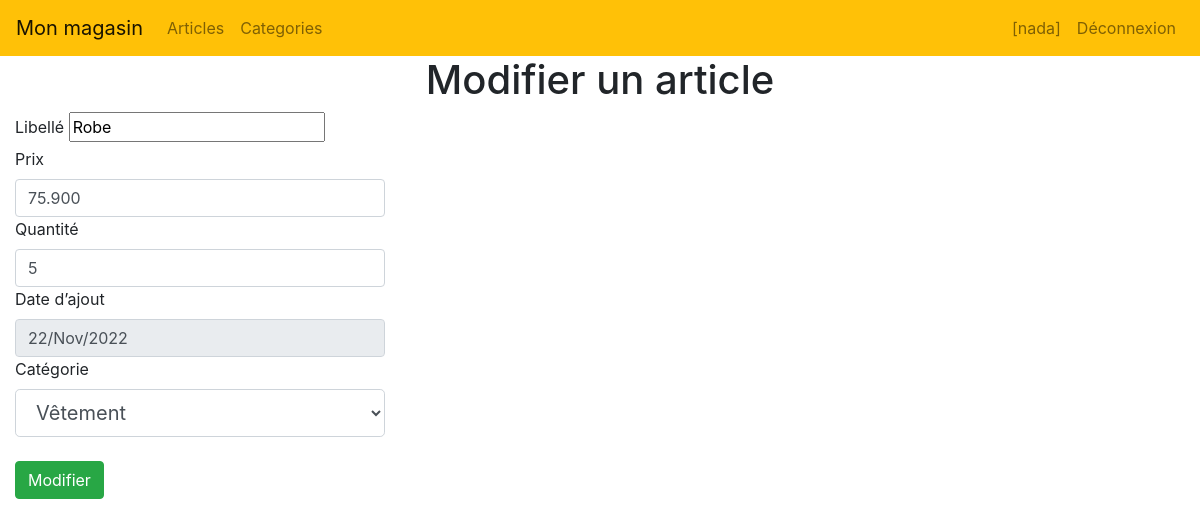
The page /magasin/articles/update_art/1 (signed in) on the database its author committed.
### magasin/models.py (models this page shows, shortened)
class Article(models.Model) :
    libelle = models.CharField(max_length=25)
    prix = models.FloatField()
    qte = models.IntegerField()
    dateAjout = models.DateField()
    categ = models.ForeignKey('Categorie', on_delete=models.CASCADE,)

### magasin/views.py (the view)
# urls.py: path('articles/update_art/<int:id>', views.update_art,name='update_art'),
def update_art(request, id):
    art = Article.objects.get(id=id)
    cat = Categorie.objects.all().values()
    template = loader.get_template('updateArticle.html')
    context = {
    'art': art,
    'cat':cat, }
    return HttpResponse(template.render(context, request))

### magasin/Templates/updateArticle.html (shortened to what this page needs)
{% load static %}
<html>
<head>
    <link rel="stylesheet" href="{% static 'css/style.css' %}">
    <link rel="stylesheet" href="{% static 'css/bootstrap.min.css'%}">
</head>
<body>
    {% include "navBar.html" %}
    <h1>
        <center>Modifier un article</center>
    </h1>
    <form action="update_art_action/{{ art.id }}" method="post">
        <div class="col-sm-4 col-md-6 col-lg-4">
            <label>Libellé</label>
            <input name="libelle" value="{{ art.libelle }}" class="formcontrol"></td>
        </div>
        <div class="col-sm-4 col-md-6 col-lg-4">
            <label>Prix </label>
            <input name="prix" value="{{ art.prix |floatformat:3 }}" class="form-control">
        </div>
        <div class="col-sm-4 col-md-6 col-lg-4">
            <label>Quantité </label>
            <input type="number" name="qte" value="{{ art.qte }}" class="form-control">
        </div>
        <div class="col-sm-4 col-md-6 col-lg-4">
            <label>Date d’ajout </label>
            <input readonly name="dateAjout" value="{{ art.dateAjout | date:"j/M/Y" }}" class="form-control">
        </div>
        <div class="col-sm-4 col-md-6 col-lg-4">
            <label>Catégorie </label>
            <select name="categ" class="form-control form-control-lg">
                {% for c in cat %}
                {% if c.id == art.categ_id %}
                <option value="{{c.id}}" selected>{{c.nomCat}}</option>
                {% else %}
                <option value="{{c.id}}">{{c.nomCat}}</option>
                {% endif %}
                {% endfor %}
            </select>
        </div>
        <div class="col-sm-4 col-md-6 col-lg-4">
            <br><input type="submit" value="Modifier" class="btn btn-success">
        </div>
    </form>
</body>
</html>

### rows shown on the page
Article: libelle "Robe", prix "75.900", qte "5", dateAjout "22/Nov/2022"

### other values the page prints
{{ request.session.username }} "nada"
form field categ "Vêtement"
